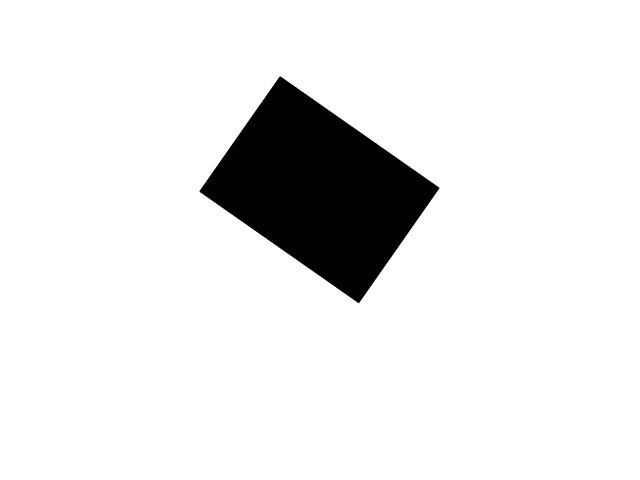
#> input picture images/target_rotn35.png, 640 x 480 px, given in place of pattern.png, which was not available
$ python test_images.py
#> lines starting #> are read from the running program, lines starting #| are printed output that depends on the picture; after the words box and inside, x2 and y2 are one past the last pixel; in counts of white or black regions, pixels touching at a corner belong together; pictures that were not available may be replaced by others from this repository, and a replacement may not be noted
### template_match_core.py
import cv2
import numpy as np
import time
import math
import polygon_utils
import rotate_image_util
import subpix_utils

def rotate_template_to_dict(template, angle_start, angle_sweep, angle_step):

    rotated_template_map = {}
    rotated_template_mask_map = {}
    rotated_template_vertecies_map = {}


    template_mask = np.ones(template.shape, dtype=np.uint8) * 255


    angle_list = np.arange(angle_start, angle_start + angle_sweep + angle_step, angle_step)
    # print('Angle list:', angle_list)

    for angle in angle_list:
        rotated_template, template_mask_rotated, rot_mat = rotate_image_util.rotate_template(template, template_mask, angle)
        template_mask_rotated[template_mask_rotated > 0] = 255

        rotated_template_map[angle] = rotated_template
        rotated_template_mask_map[angle] = template_mask_rotated
        un_rotated_vertecies = np.array([[0, 0], [template.shape[1], 0], [template.shape[1], template.shape[0]], [0, template.shape[0]]], dtype=np.float32)
        rotated_vertecies = cv2.transform(un_rotated_vertecies.reshape(1, -1, 2), rot_mat).reshape(-1, 2)
        cx, cy = np.mean(rotated_vertecies[:, 0]), np.mean(rotated_vertecies[:, 1])
        rotated_vertecies[:, 0] -= cx
        rotated_vertecies[:, 1] -= cy
        rotated_template_vertecies_map[angle] = rotated_vertecies

        # [4 lines of commented-out code are left out]

    return rotated_template_map, rotated_template_mask_map, rotated_template_vertecies_map

def match_template_rotate(image, rotated_template_map, rotated_template_mask_map, min_score, is_center = True):
    candidate_poses = []
    for angle, rotated_template in rotated_template_map.items():
        if rotated_template_mask_map.get(angle) is None:
            mask = None
        else:
            mask = rotated_template_mask_map[angle]

        tmpl_w, tmpl_h = rotated_template.shape[1], rotated_template.shape[0]
        # [12 lines of commented-out code are left out]
        ncc_loc, ncc_scores = rotate_image_util.match_template_pixel_mask(image, rotated_template, mask, 1)
        if ncc_scores.max() > min_score:
            if is_center:
                ncc_loc = (ncc_loc[0] + tmpl_w / 2, ncc_loc[1] + tmpl_h / 2)
                x, max_x = subpix_utils.least_squared_fitting(np.array([ncc_loc[0] - 1, ncc_loc[0], ncc_loc[0] + 1], dtype=np.float64), ncc_scores[1, :])
                y, max_y = subpix_utils.least_squared_fitting(np.array([ncc_loc[1] - 1, ncc_loc[1], ncc_loc[1] + 1], dtype=np.float64), ncc_scores[:, 1])
                candidate_poses.append((angle, (x, y), (max_x + max_y) / 2))
            else:
                # offset_x, offset_y, max_s, _ = pf.poly_fitting_subpix_offset(ncc_scores)
                #
                candidate_poses.append((angle, ncc_loc, ncc_scores.max()))
        #print('Angle:', angle, 'Location:', ncc_loc, 'Score:', ncc_scores.max())

    return candidate_poses

# [83 lines left out: functions match_template_refine_subpix, match_template_refine_iter, nms_candidate_poses, not called in this run]

def match_template(image, template,
                   rotated_template_map, rotated_template_mask_map, rotated_template_vertices_map,
                   template_angle_step,
                   min_score, max_overlap):

    tic = time.time()
    candidate_poses = match_template_rotate(image, rotated_template_map, rotated_template_mask_map, min_score)
    toc = time.time()
    print('Elapsed time(phase-1):', toc - tic)

    tic = time.time()
    candidate_poses = nms_candidate_poses(candidate_poses, max_overlap, rotated_template_vertices_map)
    toc = time.time()
    print('Elapsed time(phase-2):', toc - tic)
    print('Candidate poses:', candidate_poses)
    # ret_match = candidate_poses
    tic = time.time()
    ret_match = []
    for angle, loc, score in candidate_poses:
        # print('pre-refine:', angle, loc, score)
        # refine the location
        # final_match = match_template_refine_iter(image, template, (loc[0], loc[1]), angle, angle_step, min_score, 10)
        final_match, iter = match_template_refine_iter(image, template, loc, angle, template_angle_step, 3)
        ret_match.append(final_match)
        # print('Final match:', iter, final_match)
    toc = time.time()
    print('Elapsed time(phase-3):', toc - tic)

    return ret_match

# [20 lines left out: function draw_matches, not called in this run]

### rotate_image_util.py
import cv2
import numpy as np
import math

def point_point_affine(x1, y1, r1, x2, y2, r2):
    dr = r2 - r1
    a = math.cos(dr)
    b = math.sin(dr)
    tx = x2 - a * x1 + b * y1
    ty = y2 - b * x1 - a * y1
    return a, b, tx, ty

# [6 lines left out: function rigid_warp_image, not called in this run]

def righd_warp_image_mask(src, mask, dstSz, srcX, srcY, srcR, borderValue=0):
    n1, n2, tx, ty = point_point_affine(
        srcX, srcY, math.radians(srcR),
        (dstSz[0] / 2), (dstSz[1] / 2), 0)
    rot_mat = np.array([[n1, -n2, tx], [n2, n1, ty]], dtype=np.float32)
    return cv2.warpAffine(src, rot_mat, dstSz, None, cv2.INTER_LINEAR, cv2.BORDER_CONSTANT, borderValue), cv2.warpAffine(mask, rot_mat, dstSz, None, cv2.INTER_CUBIC, cv2.BORDER_CONSTANT, 0), rot_mat

# [31 lines left out: function match_template_pixel, not called in this run]

def match_template_pixel_mask(src, tmpl, mask, ext_sz = 1):
    ncc_map = cv2.matchTemplate(src, tmpl, cv2.TM_CCORR_NORMED, mask=mask)

    # Find the maximum value and its index
    min_val, max_val, min_loc, max_loc = cv2.minMaxLoc(ncc_map)

    # Print the maximum value and its index
    # print('Maximum value:', max_val)
    # print('Maximum index:', max_loc)
    sz = ext_sz * 2 + 1
    if ncc_map.shape[0] <= sz or ncc_map.shape[1] <= sz:
        x, y, w, h = 0, 0, ncc_map.shape[1], ncc_map.shape[0]
    else:
        # Define the ROI coordinates
        x, y, w, h = max_loc[0] - ext_sz, max_loc[1] - ext_sz, sz, sz

    if x < 0:
        w = w + x
        x = 0
    if y < 0:
        h = h + y
        y = 0
    if x + w > ncc_map.shape[1]:
        w = ncc_map.shape[1] - x
    if y + h > ncc_map.shape[0]:
        h = ncc_map.shape[0] - y
    # Crop the ROI using numpy slicing
    ncc_max_ampl = ncc_map[y:y+h, x:x+w].copy()
    # print('ncc_max_ampl:', ncc_max_ampl)

    return max_loc, ncc_max_ampl

def calculate_size_after_rotation(w, h, angle):
    cos_angle = np.abs(np.cos(np.radians(angle)))
    sin_angle = np.abs(np.sin(np.radians(angle)))
    new_w = int(h * sin_angle + w * cos_angle)
    new_h = int(h * cos_angle + w * sin_angle)
    return new_w, new_h

def rotate_template(template, mask, angle):
    h, w = template.shape
    # Calculate the new bounding dimensions of the image
    new_w, new_h = calculate_size_after_rotation(w, h, angle)
    return righd_warp_image_mask(template, mask,(new_w, new_h), w / 2, h / 2, angle, 0)

### test_images.py
import cv2
import numpy as np
import template_match_core
import math
import time

template = cv2.imread('images/pattern.png', cv2.IMREAD_GRAYSCALE)
#> template is the input picture: shape (480, 640); min 0, max 255, mean 232.3
tmpl_w, tmpl_h = template.shape[1], template.shape[0]
#> tmpl_w = 640; tmpl_h = 480
image_list = ['images/source.png',
              'images/target_rot15.png',
              'images/target_rot25.png',
              'images/target_rot35.png',
              'images/target_rotn15.png',
              'images/target_rotn25.png',
              'images/target_rotn35.png']

angle_start = -45
angle_sweep = 90
angle_step = np.rad2deg(math.atan (2.0 / max (tmpl_w, tmpl_h)))
#> angle_step = 0.179

rotated_template_map, rotated_template_mask_map, rotated_template_vertices_map = template_match_core.rotate_template_to_dict(template, angle_start, angle_sweep, angle_step)
#> the loop in rotate_template_to_dict, `for angle in angle_list:` made 504 passes
#> (rot_mat, cx, cy) on passes 1 to 3: ([[0.707, -0.707, 338.9], [0.707, 0.707, -0.48]], 395.5, 395.5), ([[0.709, -0.705, 338.2], [0.705, 0.709, -0.301]], 396, 395.5), ([[0.712, -0.703, 337], [0.703, 0.712, -0.119]], 396, 395.5)
#> pass 1, in rotate_template_to_dict, `rotated_template, template_mask_rotated, rot_mat = rotate_image_util.r..`:
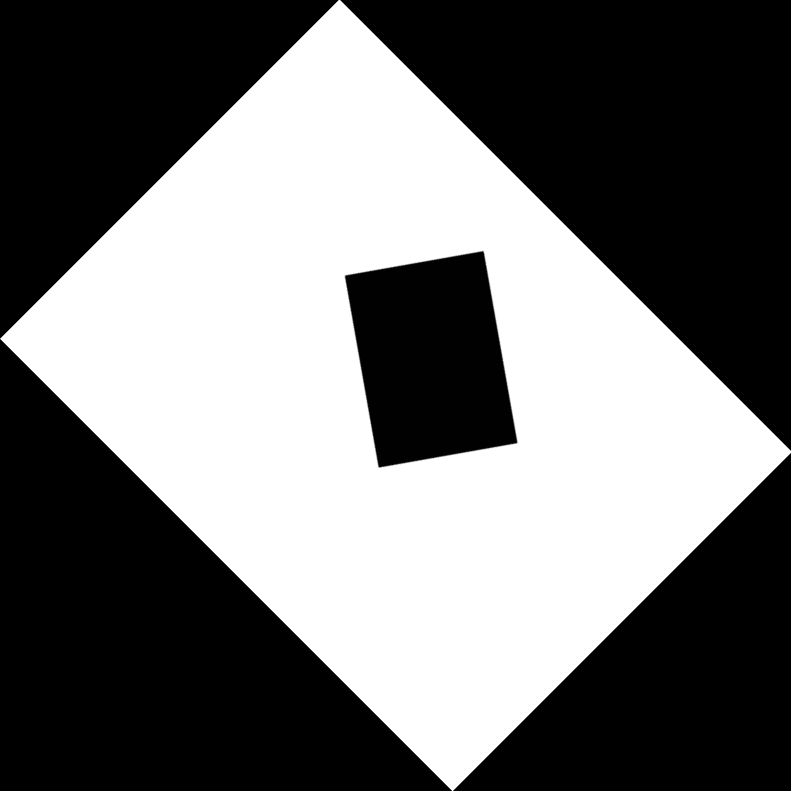
#> rotated_template: shape (791, 791); min 0, max 255, mean 114
#> pass 1, in rotate_template_to_dict, `rotated_template, template_mask_rotated, rot_mat = rotate_image_util.r..`:
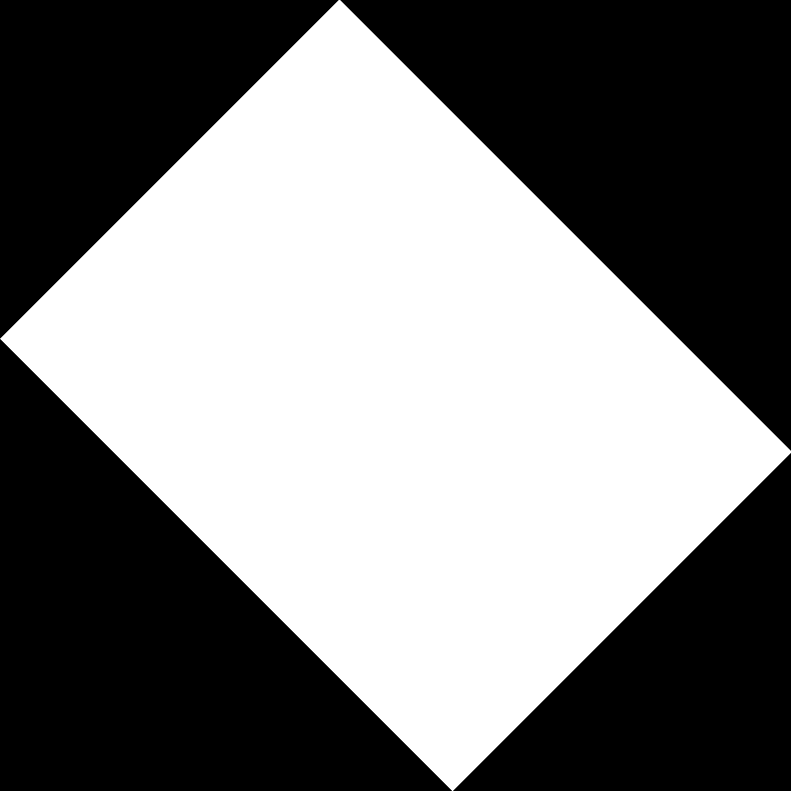
#> template_mask_rotated: shape (791, 791); min 0, max 255, mean 125.2
#> after the loop in rotate_template_to_dict, `for angle in angle_list:`:
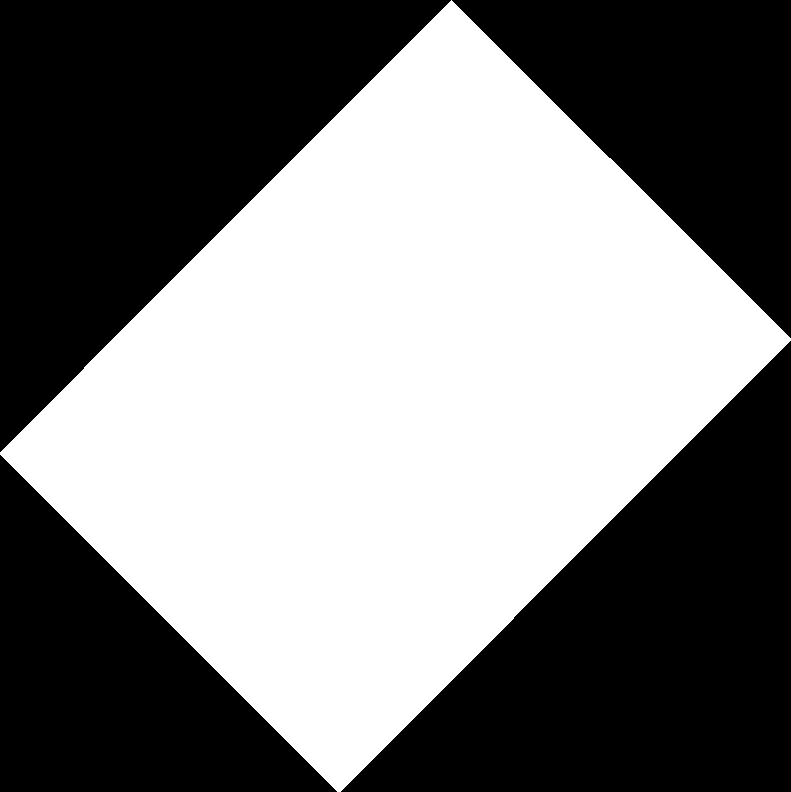
#> template_mask_rotated: shape (792, 791); 49.2% white; 1 white region, box (x1, y1, x2, y2) and area: (0, 0, 791, 792) 308308

min_score = 0.9
max_overlap = 0.1

for image_path in image_list:
    print('Image:', image_path)
    image = cv2.imread(image_path, cv2.IMREAD_GRAYSCALE)
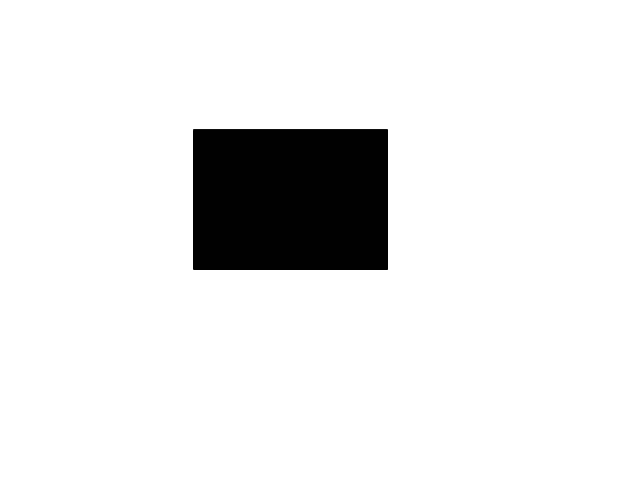
#> input picture images/source.png, 640 x 480 px
#> image is the input picture: shape (480, 640); min 1, max 255, mean 232.3
    tic = time.time()
    result = template_match_core.match_template(image, template, rotated_template_map, rotated_template_mask_map, rotated_template_vertices_map, angle_step, min_score, max_overlap)
#> the loop in match_template_rotate, `for angle, rotated_template in rotated_template_map.items():` made 1 pass
#> angle on pass 1: -45
#> pass 1, in match_template_rotate, `mask = rotated_template_mask_map[angle]`:
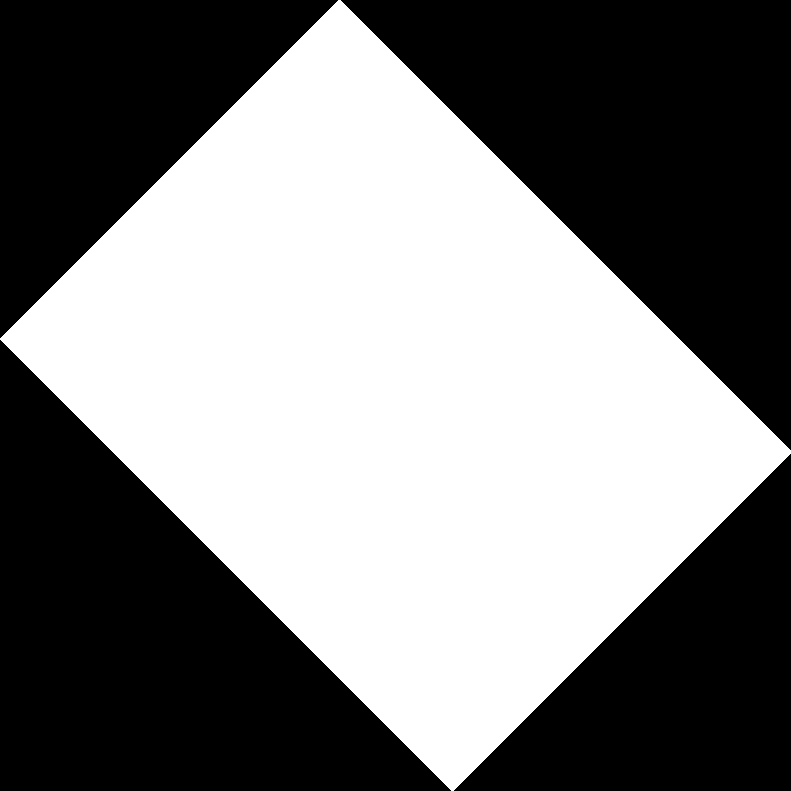
#> mask: shape (791, 791); 49.2% white; 1 white region, box (x1, y1, x2, y2) and area: (0, 0, 791, 791) 308036
#> (the run stopped early here; a loop or call above may not have finished)
